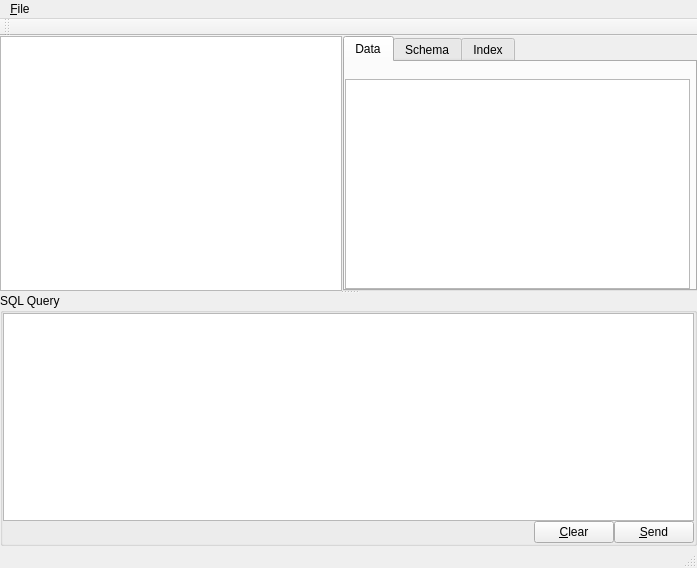
<?xml version="1.0" encoding="UTF-8"?>
<ui version="4.0">
 <class>MainWindow</class>
 <widget class="QMainWindow" name="MainWindow">
  <property name="geometry">
   <rect>
    <x>0</x>
    <y>0</y>
    <width>697</width>
    <height>568</height>
   </rect>
  </property>
  <property name="windowTitle">
   <string>MainWindow</string>
  </property>
  <widget class="QWidget" name="centralWidget">
   <layout class="QVBoxLayout" name="verticalLayout_6" stretch="0">
    <property name="spacing">
     <number>0</number>
    </property>
    <property name="leftMargin">
     <number>0</number>
    </property>
    <property name="topMargin">
     <number>0</number>
    </property>
    <property name="rightMargin">
     <number>0</number>
    </property>
    <property name="bottomMargin">
     <number>0</number>
    </property>
    <item>
     <widget class="QSplitter" name="vertSplitter">
      <property name="orientation">
       <enum>Qt::Vertical</enum>
      </property>
      <property name="handleWidth">
       <number>2</number>
      </property>
      <widget class="QSplitter" name="horzSplitter">
       <property name="orientation">
        <enum>Qt::Horizontal</enum>
       </property>
       <property name="handleWidth">
        <number>1</number>
       </property>
       <widget class="DbTree" name="tree"/>
       <widget class="QTabWidget" name="mainTab">
        <property name="currentIndex">
         <number>0</number>
        </property>
        <widget class="QWidget" name="dataTab">
         <attribute name="title">
          <string>Data</string>
         </attribute>
         <layout class="QVBoxLayout" name="verticalLayout_3">
          <property name="leftMargin">
           <number>0</number>
          </property>
          <property name="topMargin">
           <number>0</number>
          </property>
          <property name="rightMargin">
           <number>0</number>
          </property>
          <property name="bottomMargin">
           <number>0</number>
          </property>
          <item>
           <layout class="QVBoxLayout" name="verticalLayout_2">
            <property name="spacing">
             <number>0</number>
            </property>
            <property name="rightMargin">
             <number>5</number>
            </property>
            <item>
             <widget class="QToolBar" name="dataToolBar">
              <property name="iconSize">
               <size>
                <width>16</width>
                <height>16</height>
               </size>
              </property>
             </widget>
            </item>
            <item>
             <widget class="QTableView" name="dataTable">
              <property name="contextMenuPolicy">
               <enum>Qt::ActionsContextMenu</enum>
              </property>
              <property name="selectionBehavior">
               <enum>QAbstractItemView::SelectRows</enum>
              </property>
             </widget>
            </item>
           </layout>
          </item>
         </layout>
        </widget>
        <widget class="QWidget" name="tab_2">
         <attribute name="title">
          <string>Schema</string>
         </attribute>
         <layout class="QVBoxLayout" name="verticalLayout_4">
          <property name="leftMargin">
           <number>0</number>
          </property>
          <property name="topMargin">
           <number>0</number>
          </property>
          <property name="rightMargin">
           <number>0</number>
          </property>
          <property name="bottomMargin">
           <number>0</number>
          </property>
          <item>
           <widget class="QTableView" name="schemaTable"/>
          </item>
         </layout>
        </widget>
        <widget class="QWidget" name="tab_3">
         <attribute name="title">
          <string>Index</string>
         </attribute>
         <layout class="QVBoxLayout" name="verticalLayout_5">
          <property name="leftMargin">
           <number>0</number>
          </property>
          <property name="topMargin">
           <number>0</number>
          </property>
          <property name="rightMargin">
           <number>0</number>
          </property>
          <property name="bottomMargin">
           <number>0</number>
          </property>
          <item>
           <widget class="QTableView" name="indexTable"/>
          </item>
         </layout>
        </widget>
       </widget>
      </widget>
      <widget class="QGroupBox" name="queryGroupBox">
       <property name="baseSize">
        <size>
         <width>0</width>
         <height>0</height>
        </size>
       </property>
       <property name="title">
        <string>SQL Query</string>
       </property>
       <layout class="QVBoxLayout" name="verticalLayout" stretch="0,0">
        <property name="spacing">
         <number>0</number>
        </property>
        <property name="leftMargin">
         <number>0</number>
        </property>
        <property name="topMargin">
         <number>0</number>
        </property>
        <property name="rightMargin">
         <number>0</number>
        </property>
        <property name="bottomMargin">
         <number>0</number>
        </property>
        <item>
         <widget class="QTextEdit" name="queryEdit">
          <property name="sizePolicy">
           <sizepolicy hsizetype="Expanding" vsizetype="MinimumExpanding">
            <horstretch>0</horstretch>
            <verstretch>0</verstretch>
           </sizepolicy>
          </property>
          <property name="minimumSize">
           <size>
            <width>0</width>
            <height>18</height>
           </size>
          </property>
          <property name="baseSize">
           <size>
            <width>0</width>
            <height>120</height>
           </size>
          </property>
         </widget>
        </item>
        <item>
         <layout class="QHBoxLayout" name="horizontalLayout">
          <property name="spacing">
           <number>0</number>
          </property>
          <item>
           <spacer name="spacer">
            <property name="orientation">
             <enum>Qt::Horizontal</enum>
            </property>
            <property name="sizeHint" stdset="0">
             <size>
              <width>40</width>
              <height>20</height>
             </size>
            </property>
           </spacer>
          </item>
          <item>
           <widget class="QPushButton" name="clearButton">
            <property name="text">
             <string>&amp;Clear</string>
            </property>
           </widget>
          </item>
          <item>
           <widget class="QPushButton" name="submitButton">
            <property name="text">
             <string>&amp;Send</string>
            </property>
           </widget>
          </item>
         </layout>
        </item>
       </layout>
      </widget>
     </widget>
    </item>
   </layout>
  </widget>
  <widget class="QMenuBar" name="menuBar">
   <property name="geometry">
    <rect>
     <x>0</x>
     <y>0</y>
     <width>697</width>
     <height>22</height>
    </rect>
   </property>
   <widget class="QMenu" name="menu_File">
    <property name="title">
     <string>&amp;File</string>
    </property>
    <addaction name="addConnectionAction"/>
   </widget>
   <addaction name="menu_File"/>
  </widget>
  <widget class="QToolBar" name="mainToolBar">
   <attribute name="toolBarArea">
    <enum>TopToolBarArea</enum>
   </attribute>
   <attribute name="toolBarBreak">
    <bool>false</bool>
   </attribute>
  </widget>
  <widget class="QStatusBar" name="statusBar"/>
  <action name="addConnectionAction">
   <property name="text">
    <string>&amp;Add Connection</string>
   </property>
  </action>
  <action name="insertRowAction">
   <property name="text">
    <string>&amp;Insert Row</string>
   </property>
   <property name="toolTip">
    <string>Insert Row</string>
   </property>
  </action>
  <action name="deleteRowAction">
   <property name="text">
    <string>&amp;Delete Row</string>
   </property>
   <property name="toolTip">
    <string>Delete Row</string>
   </property>
  </action>
  <action name="fieldStrategyAction">
   <property name="checkable">
    <bool>true</bool>
   </property>
   <property name="text">
    <string>Submit on &amp;Field Change</string>
   </property>
   <property name="toolTip">
    <string>Commit on Field Change</string>
   </property>
  </action>
  <action name="rowStrategyAction">
   <property name="checkable">
    <bool>true</bool>
   </property>
   <property name="text">
    <string>Submit on &amp;Row Change</string>
   </property>
   <property name="toolTip">
    <string>Commit on Row Change</string>
   </property>
  </action>
  <action name="manualStrategyAction">
   <property name="checkable">
    <bool>true</bool>
   </property>
   <property name="text">
    <string>Submit &amp;Manually</string>
   </property>
   <property name="toolTip">
    <string>Commit Manually</string>
   </property>
  </action>
  <action name="submitAction">
   <property name="text">
    <string>&amp;Submit All</string>
   </property>
   <property name="toolTip">
    <string>Submit Changes</string>
   </property>
  </action>
  <action name="revertAction">
   <property name="text">
    <string>&amp;Revert All</string>
   </property>
   <property name="toolTip">
    <string>Revert</string>
   </property>
  </action>
  <action name="selectAction">
   <property name="text">
    <string>S&amp;elect</string>
   </property>
   <property name="toolTip">
    <string>Refresh Data from Database</string>
   </property>
  </action>
  <action name="deleteConnectionAction">
   <property name="text">
    <string>&amp;Delete Connection</string>
   </property>
   <property name="toolTip">
    <string>Delete Connection</string>
   </property>
  </action>
  <action name="reconnectConnectionAction">
   <property name="text">
    <string>&amp;Reconnect Connection</string>
   </property>
   <property name="toolTip">
    <string>Reconnect Connection</string>
   </property>
  </action>
  <action name="executeQueryAction">
   <property name="text">
    <string>&amp;Execute Query</string>
   </property>
   <property name="toolTip">
    <string>Execute Query</string>
   </property>
  </action>
 </widget>
 <layoutdefault spacing="6" margin="11"/>
 <customwidgets>
  <customwidget>
   <class>DbTree</class>
   <extends>QTreeView</extends>
   <header>dbtree.h</header>
  </customwidget>
 </customwidgets>
 <resources/>
 <connections/>
</ui>
